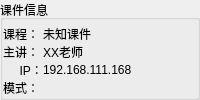
               <widget class="QGroupBox" name="groupBox">
                <property name="maximumSize">
                 <size>
                  <width>212</width>
                  <height>16777215</height>
                 </size>
                </property>
                <property name="title">
                 <string>课件信息</string>
                </property>
                <layout class="QFormLayout" name="formLayout">
                 <property name="horizontalSpacing">
                  <number>0</number>
                 </property>
                 <property name="verticalSpacing">
                  <number>0</number>
                 </property>
                 <property name="leftMargin">
                  <number>0</number>
                 </property>
                 <property name="topMargin">
                  <number>5</number>
                 </property>
                 <property name="rightMargin">
                  <number>0</number>
                 </property>
                 <property name="bottomMargin">
                  <number>0</number>
                 </property>
                 <item row="0" column="0">
                  <widget class="QLabel" name="label_2">
                   <property name="text">
                    <string>课程：</string>
                   </property>
                  </widget>
                 </item>
                 <item row="0" column="1">
                  <widget class="QLabel" name="label_6">
                   <property name="maximumSize">
                    <size>
                     <width>90</width>
                     <height>16777215</height>
                    </size>
                   </property>
                   <property name="text">
                    <string>未知课件</string>
                   </property>
                  </widget>
                 </item>
                 <item row="1" column="0">
                  <widget class="QLabel" name="label_3">
                   <property name="text">
                    <string>主讲：</string>
                   </property>
                  </widget>
                 </item>
                 <item row="1" column="1">
                  <widget class="QLabel" name="label_7">
                   <property name="maximumSize">
                    <size>
                     <width>90</width>
                     <height>16777215</height>
                    </size>
                   </property>
                   <property name="text">
                    <string>XX老师</string>
                   </property>
                  </widget>
                 </item>
                 <item row="2" column="0">
                  <widget class="QLabel" name="label_4">
                   <property name="text">
                    <string>     IP：</string>
                   </property>
                  </widget>
                 </item>
                 <item row="2" column="1">
                  <widget class="QLabel" name="label_8">
                   <property name="maximumSize">
                    <size>
                     <width>120</width>
                     <height>16777215</height>
                    </size>
                   </property>
                   <property name="text">
                    <string>192.168.111.168</string>
                   </property>
                  </widget>
                 </item>
                 <item row="3" column="0">
                  <widget class="QLabel" name="label_5">
                   <property name="text">
                    <string>模式：</string>
                   </property>
                  </widget>
                 </item>
                 <item row="3" column="1">
                  <widget class="QLabel" name="label_9">
                   <property name="maximumSize">
                    <size>
                     <width>90</width>
                     <height>16777215</height>
                    </size>
                   </property>
                   <property name="text">
                    <string/>
                   </property>
                  </widget>
                 </item>
                </layout>
               </widget>
